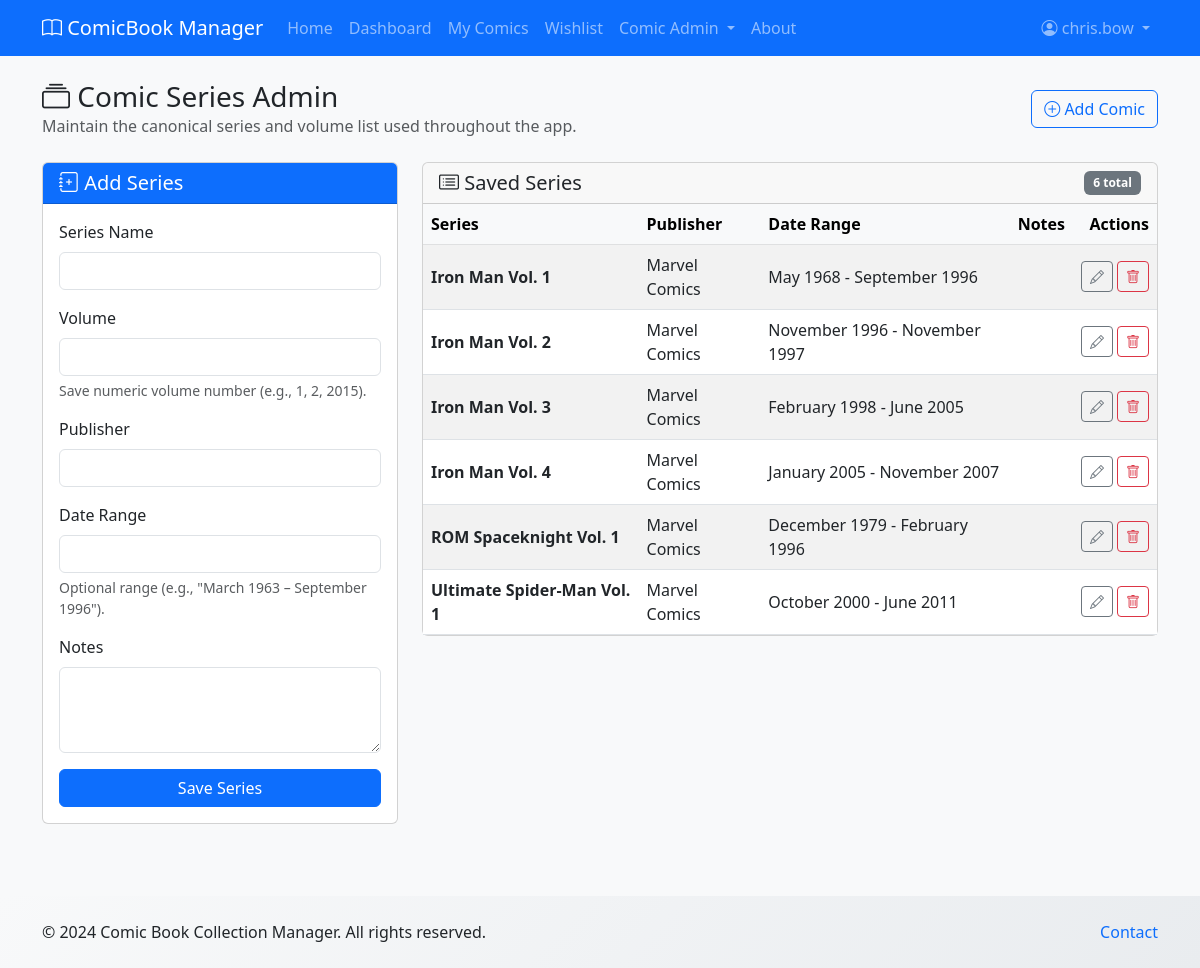
Page /admin/series (signed in) on the committed database.
### app/models.py (models this page shows, shortened)
class User(UserMixin, db.Model):
    id = db.Column(db.Integer, primary_key=True)
    username = db.Column(db.String(80), unique=True, nullable=False)
    email = db.Column(db.String(120), unique=True, nullable=False)
    password_hash = db.Column(db.String(255), nullable=False)
    created_at = db.Column(db.DateTime, default=datetime.utcnow)
    is_active = db.Column(db.Boolean, default=True)
    dark_mode_preference = db.Column(db.Boolean, default=False)  # Dark mode preference
    reset_token = db.Column(db.String(100), unique=True, nullable=True)
    reset_token_expires = db.Column(db.DateTime, nullable=True)
    comics = db.relationship('Comic', backref='owner', lazy=True, cascade='all, delete-orphan')

class Series(db.Model):
    __tablename__ = 'series'
    __table_args__ = (
        db.UniqueConstraint('name', 'volume', name='uq_series_name_volume'),
    )
    id = db.Column(db.Integer, primary_key=True)
    name = db.Column(db.String(200), nullable=False)
    volume = db.Column(db.String(50))
    publisher = db.Column(db.String(100))
    date_range = db.Column(db.String(200))
    notes = db.Column(db.Text)
    created_at = db.Column(db.DateTime, default=datetime.utcnow)
    updated_at = db.Column(db.DateTime, default=datetime.utcnow, onupdate=datetime.utcnow)
    issues = db.relationship('SeriesIssue', backref='series', cascade='all, delete-orphan', lazy=True)
    @property
    def display_name(self):
        if self.volume:
            volume = self.volume.strip()
            if volume.lower().startswith('vol'):
                return f"{self.name} {volume}"
            return f"{self.name} Vol. {volume}"
        return self.name

### app/admin.py (the view, shortened to what this page needs)
@admin_bp.route('/series', methods=['GET', 'POST'])
@login_required
def series_index():
    form = SeriesForm()
    series_list = Series.query.order_by(Series.name.asc(), Series.volume.asc()).all()
    return render_template('admin/series.html', form=form, series_list=series_list, csrf_token=generate_csrf())

### app/forms.py
class SeriesForm(FlaskForm):
    name = StringField('Series Name', validators=[DataRequired(), Length(max=200)])
    volume = StringField('Volume', validators=[Optional(), Length(max=50)],
                         description='Volume identifier (e.g., 1, 2, 2015).')
    publisher = StringField('Publisher', validators=[Optional(), Length(max=100)])
    date_range = StringField('Date Range', validators=[Optional(), Length(max=200)],
                             description='e.g., March 1963 – September 1996')
    notes = TextAreaField('Notes', validators=[Optional(), Length(max=1000)])
    submit = SubmitField('Save Series')

### app/templates/admin/series.html (shortened to what this page needs)
{% extends "base.html" %}
{% block content %}
<div class="row">
    <div class="col-12">
        <div class="d-flex justify-content-between align-items-center mb-4">
            <div>
                <h1 class="h3 mb-0"><i class="bi bi-collection"></i> Comic Series Admin</h1>
                <p class="text-muted mb-0">Maintain the canonical series and volume list used throughout the app.</p>
            </div>
            <a href="{{ url_for('comics.new') }}" class="btn btn-outline-primary">
                <i class="bi bi-plus-circle"></i> Add Comic
            </a>
        </div>
    </div>
</div>
<div class="row">
    <div class="col-lg-4">
        <div class="card mb-4">
            <div class="card-header bg-primary text-white">
                <h5 class="mb-0"><i class="bi bi-journal-plus"></i> Add Series</h5>
            </div>
            <div class="card-body">
                <form method="POST">
                    <div class="mb-3">
                        {{ form.name.label(class="form-label") }}
                        {{ form.name(class="form-control" + (" is-invalid" if form.name.errors else "")) }}
                    </div>
                    <div class="mb-3">
                        {{ form.volume.label(class="form-label") }}
                        {{ form.volume(class="form-control" + (" is-invalid" if form.volume.errors else "")) }}
                        <div class="form-text">Save numeric volume number (e.g., 1, 2, 2015).</div>
                    </div>
                    <div class="mb-3">
                        {{ form.publisher.label(class="form-label") }}
                        {{ form.publisher(class="form-control" + (" is-invalid" if form.publisher.errors else "")) }}
                    </div>
                    <div class="mb-3">
                        {{ form.date_range.label(class="form-label") }}
                        {{ form.date_range(class="form-control" + (" is-invalid" if form.date_range.errors else "")) }}
                        <div class="form-text">Optional range (e.g., "March 1963 – September 1996").</div>
                    </div>
                    <div class="mb-3">
                        {{ form.notes.label(class="form-label") }}
                        {{ form.notes(class="form-control" + (" is-invalid" if form.notes.errors else ""), rows=3) }}
                    </div>
                    <div class="d-grid">
                        {{ form.submit(class="btn btn-primary") }}
                    </div>
                </form>
            </div>
        </div>
    </div>
    <div class="col-lg-8">
        <div class="card">
            <div class="card-header d-flex justify-content-between align-items-center">
                <h5 class="mb-0"><i class="bi bi-card-list"></i> Saved Series</h5>
                <span class="badge bg-secondary">{{ series_list|length }} total</span>
            </div>
            <div class="card-body p-0">
                {% if series_list %}
                <div class="table-responsive">
                    <table class="table table-striped mb-0 align-middle">
                        <thead class="table-light">
                            <tr>
                                <th>Series</th>
                                <th>Publisher</th>
                                <th>Date Range</th>
                                <th>Notes</th>
                                <th class="text-end">Actions</th>
                            </tr>
                        </thead>
                        <tbody>
                            {% for series in series_list %}
                            <tr>
                                <td>
                                    <strong>{{ series.display_name }}</strong>
                                </td>
                                <td>{{ series.publisher or '—' }}</td>
                                <td>{{ series.date_range or '—' }}</td>
                                <td class="text-muted small">{{ series.notes or '' }}</td>
                                <td class="text-end">
                                    <div class="d-inline-flex align-items-center gap-1">
                                        <a href="{{ url_for('admin.edit_series', series_id=series.id) }}" class="btn btn-sm btn-outline-secondary" title="Edit">
                                            <i class="bi bi-pencil"></i>
                                        </a>
                                        <form method="POST" action="{{ url_for('admin.delete_series', series_id=series.id) }}" class="d-inline m-0 p-0">
                                            <button type="submit" class="btn btn-sm btn-outline-danger" title="Delete" onclick="return confirm('Remove {{ series.display_name }} from the list?');">
                                                <i class="bi bi-trash"></i>
                                            </button>
                                        </form>
                                    </div>
                                </td>
                            </tr>
                            {% endfor %}
                        </tbody>
                    </table>
                </div>
                {% else %}
                <div class="p-4 text-center text-muted">
                    <i class="bi bi-journals display-4 d-block mb-2"></i>
                    <p class="mb-0">No series saved yet. Add your first series using the form on the left.</p>
                </div>
                {% endif %}
            </div>
        </div>
    </div>
</div>
{% endblock %}

### app/templates/base.html (shortened to what this page needs)
<!DOCTYPE html>
<html lang="en">
<head>
    <link href="https://cdn.jsdelivr.net/npm/bootstrap@5.3.0/dist/css/bootstrap.min.css" rel="stylesheet">
    <link href="https://cdn.jsdelivr.net/npm/bootstrap-icons@1.10.0/font/bootstrap-icons.css" rel="stylesheet">
    <link rel="stylesheet" href="{{ url_for('static', filename='css/style.css') }}">
</head>
<body>
    <nav class="navbar navbar-expand-lg navbar-dark bg-primary">
        <div class="container">
            <a class="navbar-brand" href="{{ url_for('main.index') }}">
                <i class="bi bi-book"></i> ComicBook Manager
            </a>
            <div class="collapse navbar-collapse" id="navbarNav">
                <ul class="navbar-nav me-auto">
                    <li class="nav-item">
                        <a class="nav-link" href="{{ url_for('main.index') }}">Home</a>
                    </li>
                    {% if current_user.is_authenticated %}
                    <li class="nav-item">
                        <a class="nav-link" href="{{ url_for('dashboard.index') }}">Dashboard</a>
                    </li>
                    <li class="nav-item">
                        <a class="nav-link" href="{{ url_for('comics.index') }}">My Comics</a>
                    </li>
                    <li class="nav-item">
                        <a class="nav-link" href="{{ url_for('comics.wishlist') }}">Wishlist</a>
                    </li>
                    <li class="nav-item dropdown">
                        <a class="nav-link dropdown-toggle" href="#" id="comicAdminMenu" role="button" data-bs-toggle="dropdown">
                            Comic Admin
                        </a>
                    </li>
                    {% endif %}
                    <li class="nav-item">
                        <a class="nav-link" href="{{ url_for('main.about') }}">About</a>
                    </li>
                </ul>
                <ul class="navbar-nav">
                    {% if current_user.is_authenticated %}
                    <li class="nav-item dropdown">
                        <a class="nav-link dropdown-toggle" href="#" id="navbarDropdown" role="button" data-bs-toggle="dropdown">
                            <i class="bi bi-person-circle"></i> {{ current_user.username }}
                        </a>
                    </li>
                    {% endif %}
                </ul>
            </div>
        </div>
    </nav>
    <main class="container my-4">
        {% block content %}{% endblock %}
    </main>
    <footer class="bg-light py-4 mt-5">
        <div class="container">
            <div class="row">
                <div class="col-md-6">
                    <p class="mb-0">&copy; 2024 Comic Book Collection Manager. All rights reserved.</p>
                </div>
                <div class="col-md-6 text-md-end">
                    <a href="{{ url_for('main.contact') }}" class="text-decoration-none">Contact</a>
                </div>
            </div>
        </div>
    </footer>
</body>
</html>

### app/static/css/style.css (style rules this page uses)
body { font-family: 'Segoe UI', Tahoma, Geneva, Verdana, sans-serif; background-color: #f8f9fa; transition: background-color 0.3s ease, color 0.3s ease; }
.card { transition: transform 0.2s ease-in-out, box-shadow 0.2s ease-in-out; }
.btn-primary { background-color: #0d6efd; border-color: #0d6efd; }
.badge { font-size: 0.75em; padding: 0.5em 0.75em; }
footer { margin-top: auto; background: linear-gradient(135deg, #f8f9fa 0%, #e9ecef 100%); }

### rows in the picture
User: username "chris.bow"
Series: display_name "Iron Man Vol. 1", publisher "Marvel Comics", date_range "May 1968 - September 1996"
Series: display_name "Iron Man Vol. 2", publisher "Marvel Comics", date_range "November 1996 - November 1997"
Series: display_name "Iron Man Vol. 3", publisher "Marvel Comics", date_range "February 1998 - June 2005"
Series: display_name "Iron Man Vol. 4", publisher "Marvel Comics", date_range "January 2005 - November 2007"
Series: display_name "ROM Spaceknight Vol. 1", publisher "Marvel Comics", date_range "December 1979 - February 1996"
Series: display_name "Ultimate Spider-Man Vol. 1", publisher "Marvel Comics", date_range "October 2000 - June 2011"

### other values in the picture
{{ series_list|length }} "6"
